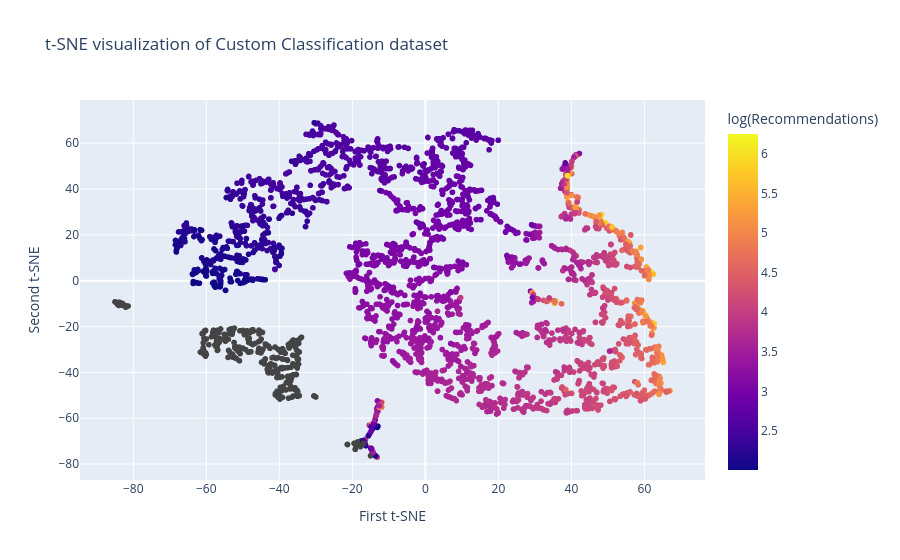
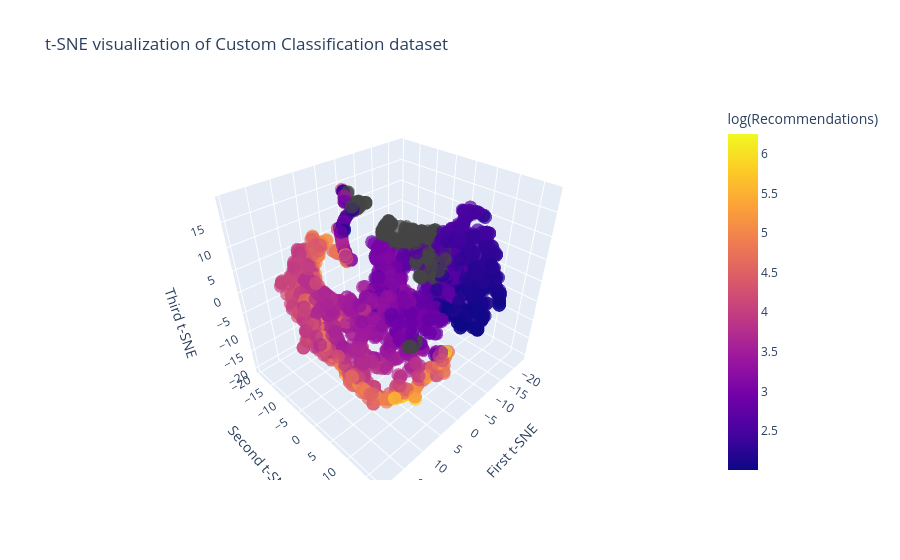

The notebook cell these images were saved under, in order:
### Code cell
log_value = np.log10(df['recommendations'])

fig = px.scatter(
    x=data2D_tsne[:, 0],
    y=data2D_tsne[:, 1],
    color=log_value,
    title="t-SNE visualization of Custom Classification dataset",
    labels={
        "x": "First t-SNE",
        "y": "Second t-SNE",
        "color": "log(Recommendations)"
    }
)

fig.show()

fig = px.scatter_3d(
    x=data3D_tsne[:, 0],
    y=data3D_tsne[:, 1],
    z=data3D_tsne[:, 2],
    color=log_value,
    title="t-SNE visualization of Custom Classification dataset",
    labels={"color": "log(Recommendations)"},
    opacity=0.7
)

fig.update_layout(
    scene=dict(
        xaxis_title="First t-SNE",
        yaxis_title="Second t-SNE",
        zaxis_title="Third t-SNE"
    )
)

fig.show()

### Figure 1 — Plotly figure (JSON) as saved in the notebook; plotly's stock layout.template omitted (floating-point values rounded to 4 significant figures; data arrays with more than 128 entries replaced by an {"elided": "..."} marker saying what was removed)
{"data": [{"hovertemplate": "First t-SNE=%{x}<br>Second t-SNE=%{y}<br>log(Recommendations)=%{marker.color}<extra></extra>", "legendgroup": "", "marker": {"color": {"elided": "3000 float values"}, "coloraxis": "coloraxis", "symbol": "circle"}, "mode": "markers", "name": "", "showlegend": false, "type": "scattergl", "x": {"elided": "3000 float values"}, "xaxis": "x", "y": {"elided": "3000 float values"}, "yaxis": "y"}], "layout": {"coloraxis": {"colorbar": {"title": {"text": "log(Recommendations)"}}, "colorscale": [[0, "#0d0887"], [0.1111, "#46039f"], [0.2222, "#7201a8"], [0.3333, "#9c179e"], [0.4444, "#bd3786"], [0.5556, "#d8576b"], [0.6667, "#ed7953"], [0.7778, "#fb9f3a"], [0.8889, "#fdca26"], [1, "#f0f921"]]}, "legend": {"tracegroupgap": 0}, "title": {"text": "t-SNE visualization of Custom Classification dataset"}, "xaxis": {"anchor": "y", "domain": [0, 1], "title": {"text": "First t-SNE"}}, "yaxis": {"anchor": "x", "domain": [0, 1], "title": {"text": "Second t-SNE"}}}}

### Figure 2 — Plotly figure (JSON) as saved in the notebook; plotly's stock layout.template omitted (floating-point values rounded to 4 significant figures; data arrays with more than 128 entries replaced by an {"elided": "..."} marker saying what was removed)
{"data": [{"hovertemplate": "x=%{x}<br>y=%{y}<br>z=%{z}<br>log(Recommendations)=%{marker.color}<extra></extra>", "legendgroup": "", "marker": {"color": {"elided": "3000 float values"}, "coloraxis": "coloraxis", "opacity": 0.7, "symbol": "circle"}, "mode": "markers", "name": "", "scene": "scene", "showlegend": false, "type": "scatter3d", "x": {"elided": "3000 float values"}, "y": {"elided": "3000 float values"}, "z": {"elided": "3000 float values"}}], "layout": {"coloraxis": {"colorbar": {"title": {"text": "log(Recommendations)"}}, "colorscale": [[0, "#0d0887"], [0.1111, "#46039f"], [0.2222, "#7201a8"], [0.3333, "#9c179e"], [0.4444, "#bd3786"], [0.5556, "#d8576b"], [0.6667, "#ed7953"], [0.7778, "#fb9f3a"], [0.8889, "#fdca26"], [1, "#f0f921"]]}, "legend": {"tracegroupgap": 0}, "scene": {"domain": {"x": [0, 1], "y": [0, 1]}, "xaxis": {"title": {"text": "First t-SNE"}}, "yaxis": {"title": {"text": "Second t-SNE"}}, "zaxis": {"title": {"text": "Third t-SNE"}}}, "title": {"text": "t-SNE visualization of Custom Classification dataset"}}}
